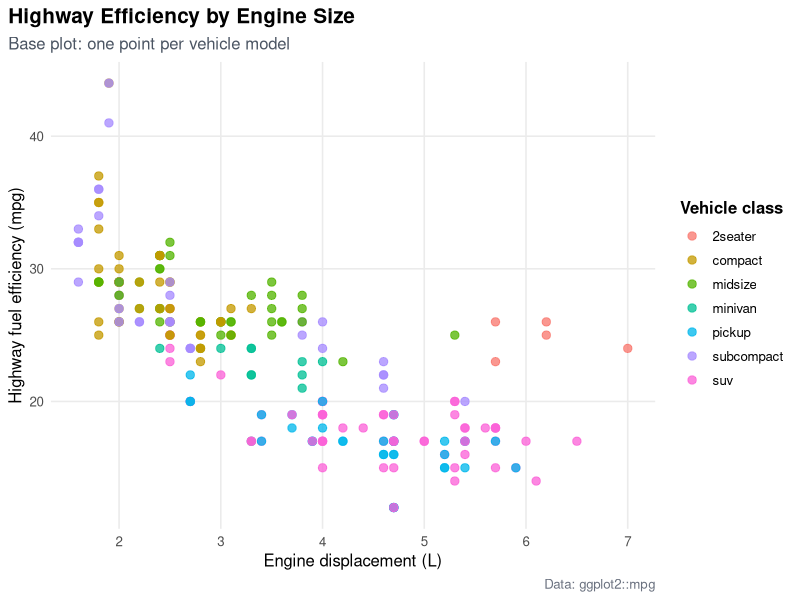
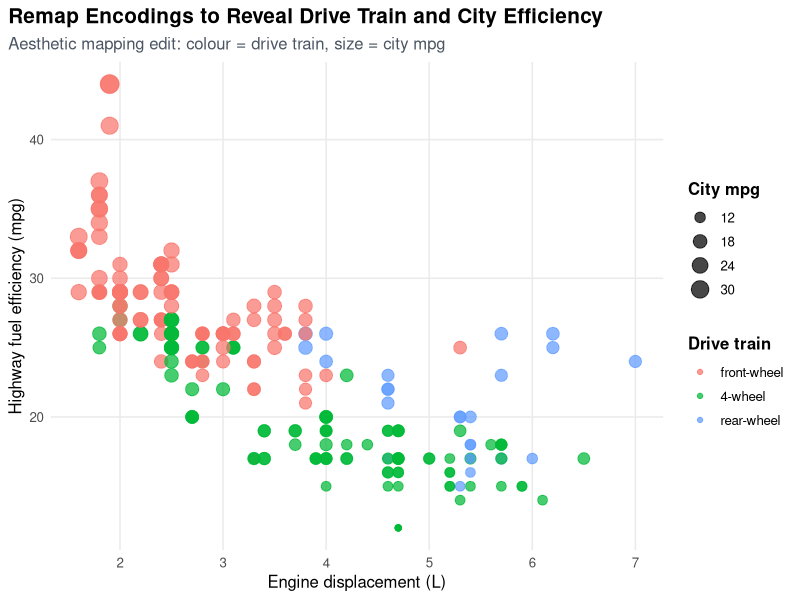
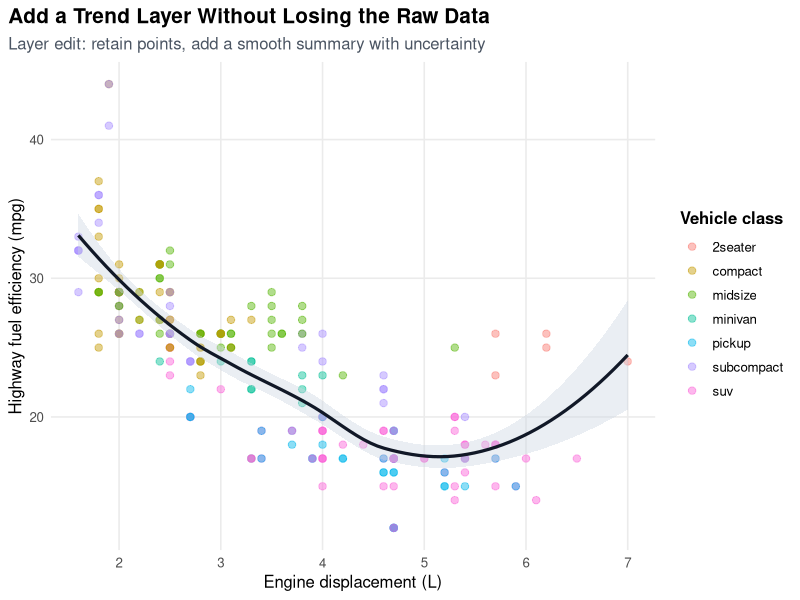
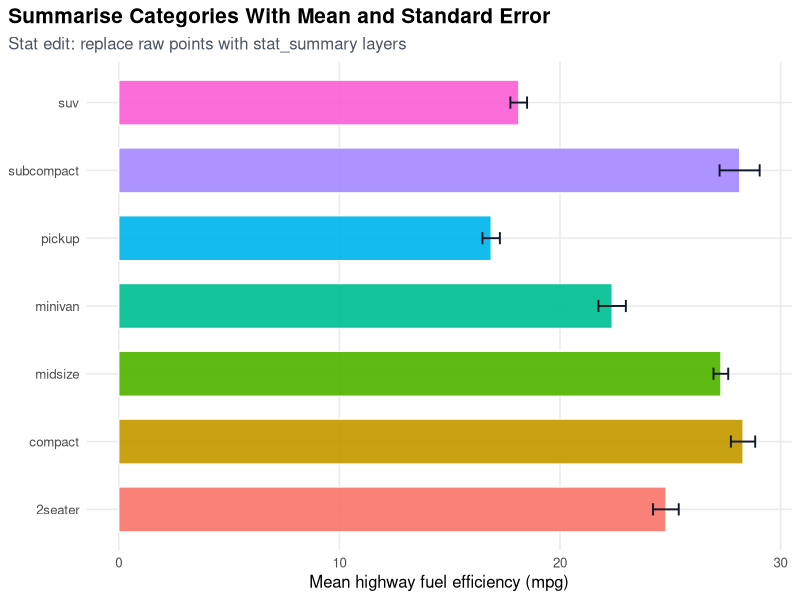
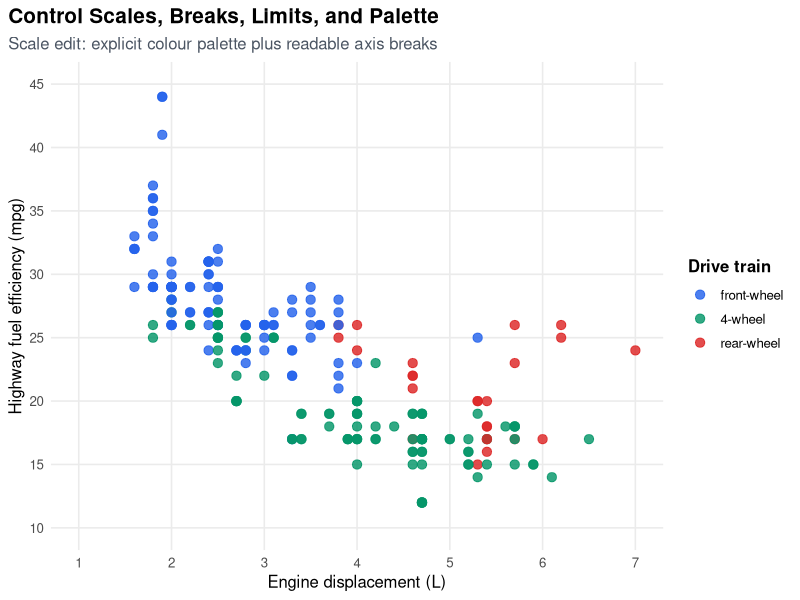
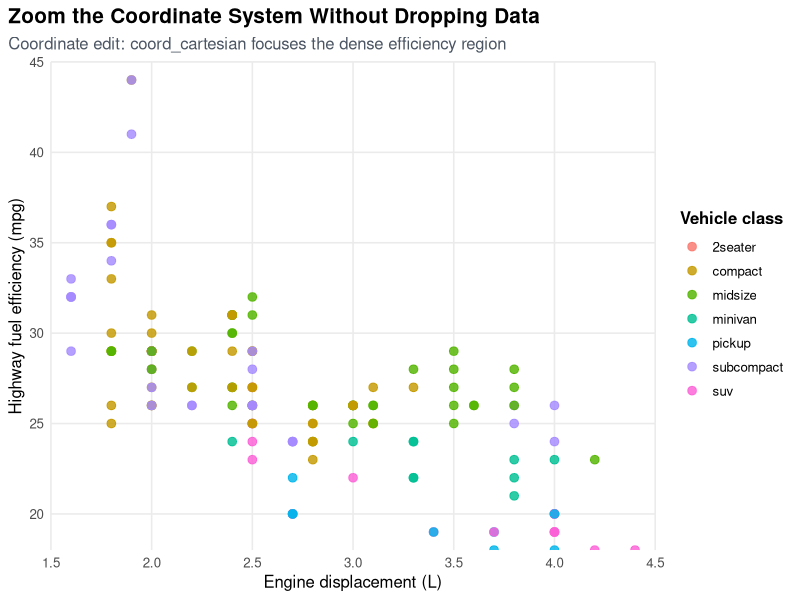
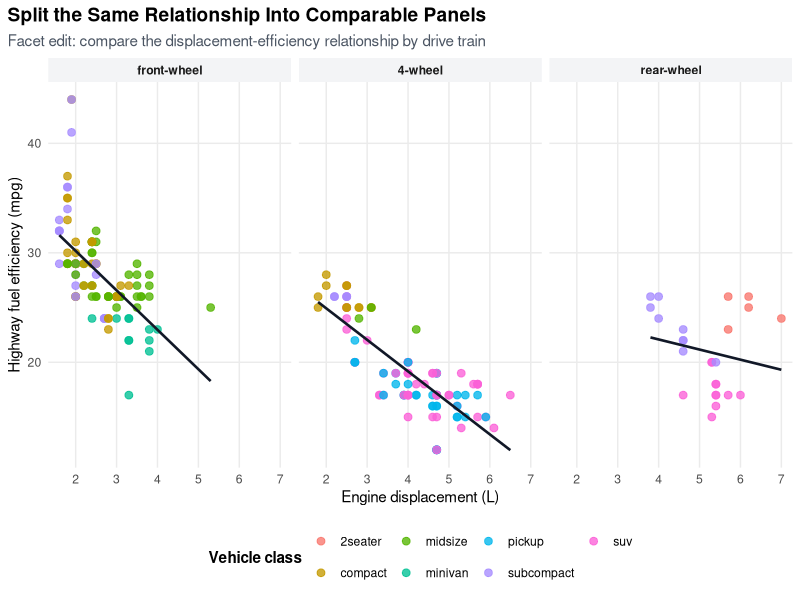
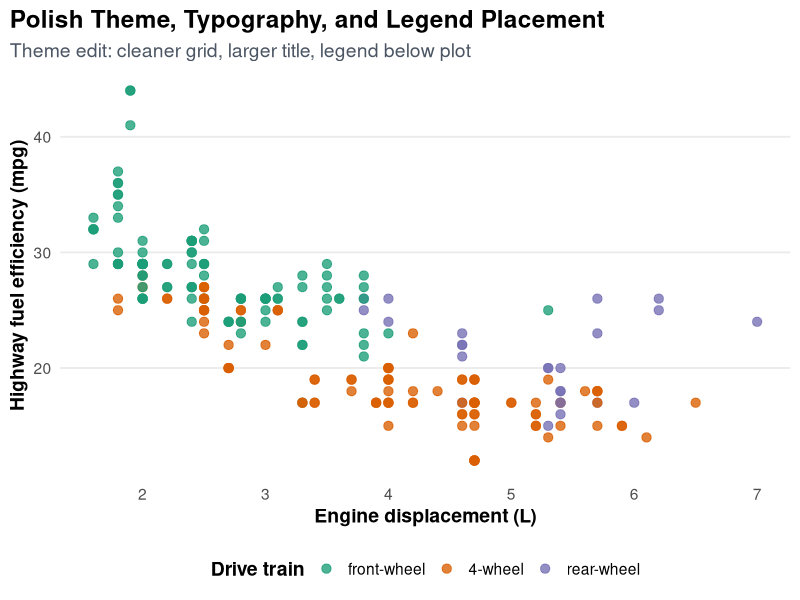

Here is the R script that generated these plots, in order:
library(ggplot2)
library(grid)

out_dir <- file.path("docs", "assets", "cases", "ggplot-grammar-editing")
dir.create(out_dir, recursive = TRUE, showWarnings = FALSE)

save_case <- function(plot, filename, width = 8.4, height = 5.4) {
  path <- file.path(out_dir, filename)
  ggsave(path, plot, width = width, height = height, dpi = 160, bg = "white")
  message("wrote ", path)
  invisible(path)
}

theme_case <- function(base_size = 12) {
  theme_minimal(base_size = base_size) +
    theme(
      plot.title.position = "plot",
      plot.title = element_text(face = "bold", size = rel(1.25)),
      plot.subtitle = element_text(color = "#4B5563"),
      plot.caption = element_text(color = "#6B7280"),
      panel.grid.minor = element_blank(),
      legend.title = element_text(face = "bold"),
      strip.text = element_text(face = "bold"),
      strip.background = element_rect(fill = "#F3F4F6", color = NA)
    )
}

car_data <- ggplot2::mpg
car_data$class <- factor(car_data$class)
car_data$drv <- factor(
  car_data$drv,
  levels = c("f", "4", "r"),
  labels = c("front-wheel", "4-wheel", "rear-wheel")
)
car_data$transmission <- ifelse(grepl("^auto", car_data$trans), "automatic", "manual")
car_data$transmission <- factor(car_data$transmission)

base <- ggplot(car_data, aes(displ, hwy, colour = class)) +
  geom_point(size = 2.5, alpha = 0.76) +
  labs(
    title = "Highway Efficiency by Engine Size",
    subtitle = "Base plot: one point per vehicle model",
    x = "Engine displacement (L)",
    y = "Highway fuel efficiency (mpg)",
    colour = "Vehicle class",
    caption = "Data: ggplot2::mpg"
  ) +
  theme_case()

save_case(base, "01-base-scatter.png")

mapping_edit <- ggplot(car_data, aes(displ, hwy)) +
  geom_point(aes(colour = drv, size = cty), alpha = 0.72) +
  scale_size_continuous(range = c(1.8, 6), breaks = c(12, 18, 24, 30)) +
  labs(
    title = "Remap Encodings to Reveal Drive Train and City Efficiency",
    subtitle = "Aesthetic mapping edit: colour = drive train, size = city mpg",
    x = "Engine displacement (L)",
    y = "Highway fuel efficiency (mpg)",
    colour = "Drive train",
    size = "City mpg"
  ) +
  theme_case()

save_case(mapping_edit, "02-aesthetic-remap.png")

layer_edit <- ggplot(car_data, aes(displ, hwy, colour = class)) +
  geom_point(size = 2.2, alpha = 0.45) +
  geom_smooth(
    aes(group = 1),
    method = "loess",
    se = TRUE,
    linewidth = 1.1,
    colour = "#111827",
    fill = "#CBD5E1"
  ) +
  labs(
    title = "Add a Trend Layer Without Losing the Raw Data",
    subtitle = "Layer edit: retain points, add a smooth summary with uncertainty",
    x = "Engine displacement (L)",
    y = "Highway fuel efficiency (mpg)",
    colour = "Vehicle class"
  ) +
  theme_case()

save_case(layer_edit, "03-layer-trend.png")

stat_summary_edit <- ggplot(car_data, aes(class, hwy, fill = class)) +
  stat_summary(
    fun = mean,
    geom = "col",
    width = 0.66,
    alpha = 0.92,
    colour = "white",
    linewidth = 0.4
  ) +
  stat_summary(
    fun.data = mean_se,
    geom = "errorbar",
    width = 0.18,
    linewidth = 0.65,
    colour = "#111827"
  ) +
  labs(
    title = "Summarise Categories With Mean and Standard Error",
    subtitle = "Stat edit: replace raw points with stat_summary layers",
    x = NULL,
    y = "Mean highway fuel efficiency (mpg)",
    fill = "Vehicle class"
  ) +
  guides(fill = "none") +
  coord_flip() +
  theme_case()

save_case(stat_summary_edit, "04-stat-summary.png")

scale_edit <- ggplot(car_data, aes(displ, hwy, colour = drv)) +
  geom_point(size = 2.8, alpha = 0.82) +
  scale_colour_manual(
    values = c(
      "front-wheel" = "#2563EB",
      "4-wheel" = "#059669",
      "rear-wheel" = "#DC2626"
    )
  ) +
  scale_x_continuous(breaks = seq(1, 7, by = 1), limits = c(1, 7)) +
  scale_y_continuous(breaks = seq(10, 45, by = 5), limits = c(10, 45)) +
  labs(
    title = "Control Scales, Breaks, Limits, and Palette",
    subtitle = "Scale edit: explicit colour palette plus readable axis breaks",
    x = "Engine displacement (L)",
    y = "Highway fuel efficiency (mpg)",
    colour = "Drive train"
  ) +
  theme_case()

save_case(scale_edit, "05-scale-controls.png")

coord_edit <- ggplot(car_data, aes(displ, hwy, colour = class)) +
  geom_point(size = 2.6, alpha = 0.82) +
  coord_cartesian(xlim = c(1.5, 4.5), ylim = c(18, 45), expand = FALSE) +
  labs(
    title = "Zoom the Coordinate System Without Dropping Data",
    subtitle = "Coordinate edit: coord_cartesian focuses the dense efficiency region",
    x = "Engine displacement (L)",
    y = "Highway fuel efficiency (mpg)",
    colour = "Vehicle class"
  ) +
  theme_case()

save_case(coord_edit, "06-coordinate-zoom.png")

facet_edit <- ggplot(car_data, aes(displ, hwy, colour = class)) +
  geom_point(size = 2.3, alpha = 0.78) +
  geom_smooth(aes(group = 1), method = "lm", se = FALSE, linewidth = 0.9, colour = "#111827") +
  facet_wrap(vars(drv), nrow = 1) +
  labs(
    title = "Split the Same Relationship Into Comparable Panels",
    subtitle = "Facet edit: compare the displacement-efficiency relationship by drive train",
    x = "Engine displacement (L)",
    y = "Highway fuel efficiency (mpg)",
    colour = "Vehicle class"
  ) +
  theme_case(base_size = 11) +
  theme(legend.position = "bottom")

save_case(facet_edit, "07-facet-panels.png", width = 10, height = 4.8)

theme_edit <- ggplot(car_data, aes(displ, hwy, colour = drv)) +
  geom_point(size = 2.8, alpha = 0.78) +
  scale_colour_brewer(type = "qual", palette = "Dark2") +
  labs(
    title = "Polish Theme, Typography, and Legend Placement",
    subtitle = "Theme edit: cleaner grid, larger title, legend below plot",
    x = "Engine displacement (L)",
    y = "Highway fuel efficiency (mpg)",
    colour = "Drive train"
  ) +
  theme_case(base_size = 14) +
  theme(
    legend.position = "bottom",
    legend.box = "horizontal",
    panel.grid.major.x = element_blank(),
    axis.title = element_text(face = "bold")
  )

save_case(theme_edit, "08-theme-polish.png")

annotation_data <- car_data[car_data$hwy == max(car_data$hwy), ][1, ]
annotation_edit <- ggplot(car_data, aes(displ, hwy)) +
  geom_point(aes(colour = class), size = 2.4, alpha = 0.58) +
  geom_point(
    data = annotation_data,
    aes(displ, hwy),
    inherit.aes = FALSE,
    size = 5.2,
    shape = 21,
    stroke = 1.2,
    colour = "#B91C1C",
    fill = "#FEE2E2"
  ) +
  annotate(
    "curve",
    x = annotation_data$displ + 1.05,
    y = annotation_data$hwy - 2.4,
    xend = annotation_data$displ + 0.08,
    yend = annotation_data$hwy - 0.2,
    curvature = 0.22,
    arrow = arrow(length = unit(0.03, "npc")),
    colour = "#B91C1C",
    linewidth = 0.7
  ) +
  annotate(
    "label",
    x = annotation_data$displ + 1.25,
    y = annotation_data$hwy - 2.6,
    label = "Highest highway mpg",
    hjust = 0,
    fill = "#FEF2F2",
    colour = "#7F1D1D",
    size = 4
  ) +
  labs(
    title = "Add a Callout While Preserving the Base Evidence",
    subtitle = "Annotation edit: highlight one record with point, arrow, and label",
    x = "Engine displacement (L)",
    y = "Highway fuel efficiency (mpg)",
    colour = "Vehicle class"
  ) +
  theme_case()

save_case(annotation_edit, "09-annotation-callout.png")

guide_edit <- ggplot(car_data, aes(displ, hwy)) +
  geom_point(aes(colour = drv, shape = transmission), size = 2.7, alpha = 0.78) +
  scale_colour_brewer(type = "qual", palette = "Set1") +
  scale_shape_manual(values = c("automatic" = 16, "manual" = 17)) +
  guides(
    colour = guide_legend(order = 1, override.aes = list(size = 4, alpha = 1)),
    shape = guide_legend(order = 2, override.aes = list(size = 4, alpha = 1))
  ) +
  labs(
    title = "Separate and Order Multiple Guides",
    subtitle = "Guide edit: drive train and transmission get readable legend keys",
    x = "Engine displacement (L)",
    y = "Highway fuel efficiency (mpg)",
    colour = "Drive train",
    shape = "Transmission"
  ) +
  theme_case() +
  theme(legend.position = "right")

save_case(guide_edit, "10-guide-control.png")

position_data <- subset(car_data, class %in% c("compact", "midsize", "suv"))
position_edit <- ggplot(position_data, aes(class, hwy, fill = transmission)) +
  geom_boxplot(
    width = 0.58,
    outlier.shape = NA,
    alpha = 0.72,
    position = position_dodge(width = 0.72)
  ) +
  geom_point(
    aes(colour = transmission),
    position = position_jitterdodge(jitter.width = 0.12, dodge.width = 0.72),
    size = 1.8,
    alpha = 0.52,
    show.legend = FALSE
  ) +
  scale_fill_manual(values = c("automatic" = "#93C5FD", "manual" = "#FCA5A5")) +
  scale_colour_manual(values = c("automatic" = "#1D4ED8", "manual" = "#B91C1C")) +
  labs(
    title = "Control Position Adjustments for Overlapping Groups",
    subtitle = "Position edit: dodge boxplots and jitter raw observations",
    x = NULL,
    y = "Highway fuel efficiency (mpg)",
    fill = "Transmission"
  ) +
  theme_case()

save_case(position_edit, "11-position-adjustments.png")

composition_edit <- ggplot(car_data, aes(displ, hwy)) +
  geom_point(aes(colour = drv), size = 2.6, alpha = 0.62) +
  geom_smooth(
    aes(group = drv, colour = drv, fill = drv),
    method = "loess",
    se = TRUE,
    linewidth = 0.9,
    alpha = 0.12
  ) +
  facet_wrap(vars(transmission)) +
  scale_colour_brewer(type = "qual", palette = "Dark2") +
  scale_fill_brewer(type = "qual", palette = "Dark2") +
  labs(
    title = "Compose Several Grammar Edits Into One Review Figure",
    subtitle = "Layer + scale + facet + theme edits in a single requested revision",
    x = "Engine displacement (L)",
    y = "Highway fuel efficiency (mpg)",
    colour = "Drive train",
    fill = "Drive train"
  ) +
  guides(fill = "none") +
  theme_case(base_size = 12) +
  theme(legend.position = "bottom")

save_case(composition_edit, "12-composed-edit.png", width = 9, height = 5.4)
